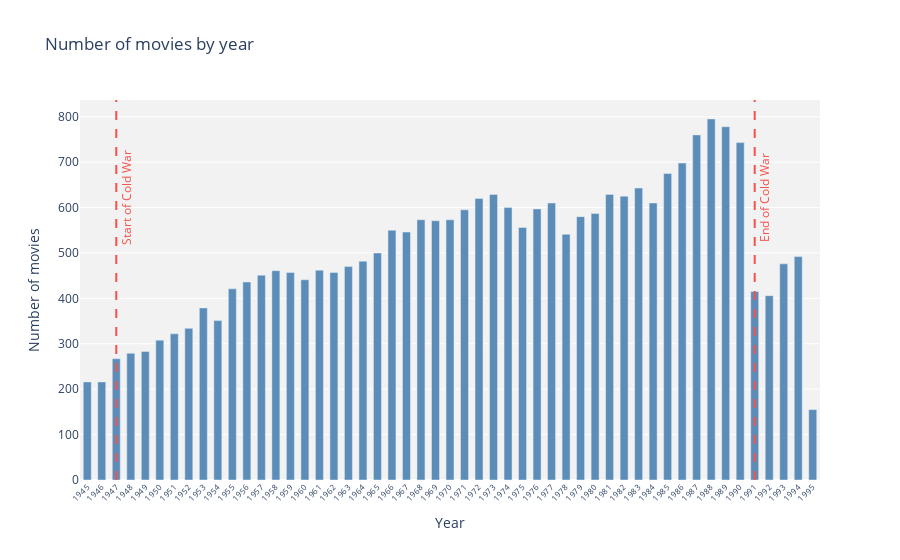

This figure's notebook cell:
### Code cell
plot_movies_distrib_by_year(movies)

### Figure 1 — Plotly figure (JSON) as saved in the notebook; plotly's stock layout.template omitted (floating-point values rounded to 4 significant figures)
{"data": [{"hovertemplate": "Year: %{x}<br>No. of movies: %{y}<extra></extra>", "marker": {"color": "#5C8DB8"}, "type": "bar", "width": 0.55, "x": [1945, 1946, 1947, 1948, 1949, 1950, 1951, 1952, 1953, 1954, 1955, 1956, 1957, 1958, 1959, 1960, 1961, 1962, 1963, 1964, 1965, 1966, 1967, 1968, 1969, 1970, 1971, 1972, 1973, 1974, 1975, 1976, 1977, 1978, 1979, 1980, 1981, 1982, 1983, 1984, 1985, 1986, 1987, 1988, 1989, 1990, 1991, 1992, 1993, 1994, 1995], "y": [216, 216, 267, 279, 283, 308, 322, 334, 379, 351, 421, 436, 451, 461, 457, 441, 462, 457, 470, 482, 500, 550, 546, 573, 571, 573, 595, 620, 629, 600, 556, 597, 610, 541, 580, 587, 629, 625, 643, 610, 675, 698, 760, 795, 778, 743, 415, 406, 476, 492, 155]}], "layout": {"annotations": [{"font": {"color": "#F7514B", "size": 12}, "showarrow": false, "text": "Start of Cold War", "textangle": -90, "x": 1947, "xshift": 10, "y": 600, "yanchor": "middle", "yshift": 10}, {"font": {"color": "#F7514B", "size": 12}, "showarrow": false, "text": "End of Cold War", "textangle": -90, "x": 1991, "xshift": 10, "y": 600, "yanchor": "middle", "yshift": 10}], "plot_bgcolor": "#F2F2F2", "shapes": [{"line": {"color": "#F7514B", "dash": "dash"}, "type": "line", "x0": 1947, "x1": 1947, "xref": "x", "y0": 0, "y1": 1, "yref": "y domain"}, {"line": {"color": "#F7514B", "dash": "dash"}, "type": "line", "x0": 1991, "x1": 1991, "xref": "x", "y0": 0, "y1": 1, "yref": "y domain"}], "title": {"text": "Number of movies by year"}, "xaxis": {"tickangle": -45, "tickfont": {"size": 8}, "tickvals": [1945, 1946, 1947, 1948, 1949, 1950, 1951, 1952, 1953, 1954, 1955, 1956, 1957, 1958, 1959, 1960, 1961, 1962, 1963, 1964, 1965, 1966, 1967, 1968, 1969, 1970, 1971, 1972, 1973, 1974, 1975, 1976, 1977, 1978, 1979, 1980, 1981, 1982, 1983, 1984, 1985, 1986, 1987, 1988, 1989, 1990, 1991, 1992, 1993, 1994, 1995], "title": {"text": "Year"}}, "yaxis": {"title": {"text": "Number of movies"}}}}
